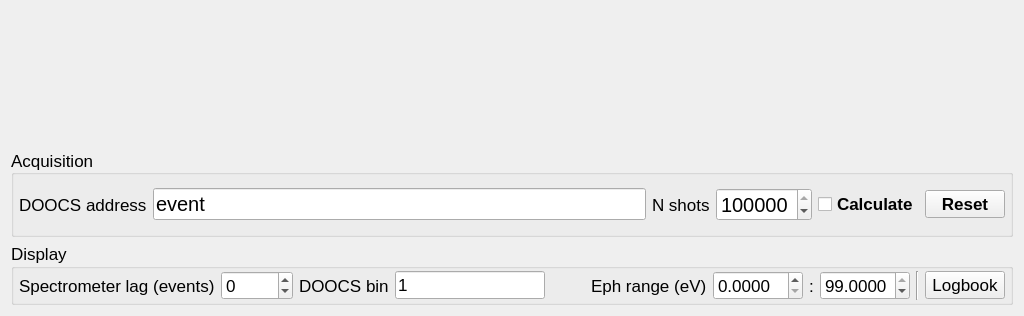
      <widget class="QWidget" name="tab_corr2d">
       <attribute name="title">
        <string>Correlation 2D</string>
       </attribute>
       <layout class="QGridLayout" name="gridLayout_21">
        <item row="0" column="0">
         <layout class="QHBoxLayout" name="horizontalLayout_3" stretch="2,1">
          <property name="leftMargin">
           <number>5</number>
          </property>
          <property name="topMargin">
           <number>5</number>
          </property>
          <property name="rightMargin">
           <number>5</number>
          </property>
          <property name="bottomMargin">
           <number>5</number>
          </property>
          <item>
           <widget class="QWidget" name="widget_corr2d" native="true">
            <property name="sizePolicy">
             <sizepolicy hsizetype="Expanding" vsizetype="Preferred">
              <horstretch>3</horstretch>
              <verstretch>0</verstretch>
             </sizepolicy>
            </property>
            <property name="minimumSize">
             <size>
              <width>50</width>
              <height>50</height>
             </size>
            </property>
            <property name="maximumSize">
             <size>
              <width>10000000</width>
              <height>16777215</height>
             </size>
            </property>
           </widget>
          </item>
          <item>
           <layout class="QVBoxLayout" name="verticalLayout_3" stretch="2,2,1">
            <property name="leftMargin">
             <number>5</number>
            </property>
            <property name="topMargin">
             <number>5</number>
            </property>
            <property name="rightMargin">
             <number>5</number>
            </property>
            <property name="bottomMargin">
             <number>5</number>
            </property>
            <item>
             <widget class="QWidget" name="widget_corr_Isum" native="true">
              <property name="sizePolicy">
               <sizepolicy hsizetype="Preferred" vsizetype="Preferred">
                <horstretch>2</horstretch>
                <verstretch>2</verstretch>
               </sizepolicy>
              </property>
              <property name="minimumSize">
               <size>
                <width>50</width>
                <height>50</height>
               </size>
              </property>
             </widget>
            </item>
            <item>
             <widget class="QWidget" name="widget_corr_Ipeak" native="true">
              <property name="sizePolicy">
               <sizepolicy hsizetype="Preferred" vsizetype="Preferred">
                <horstretch>2</horstretch>
                <verstretch>1</verstretch>
               </sizepolicy>
              </property>
              <property name="minimumSize">
               <size>
                <width>50</width>
                <height>50</height>
               </size>
              </property>
             </widget>
            </item>
            <item>
             <widget class="QWidget" name="widget_corr_event" native="true"/>
            </item>
           </layout>
          </item>
         </layout>
        </item>
        <item row="1" column="0">
         <widget class="QGroupBox" name="corr2d_acq_box">
          <property name="sizePolicy">
           <sizepolicy hsizetype="Expanding" vsizetype="Expanding">
            <horstretch>0</horstretch>
            <verstretch>0</verstretch>
           </sizepolicy>
          </property>
          <property name="minimumSize">
           <size>
            <width>10</width>
            <height>88</height>
           </size>
          </property>
          <property name="maximumSize">
           <size>
            <width>16777215</width>
            <height>90</height>
           </size>
          </property>
          <property name="font">
           <font>
            <pointsize>13</pointsize>
           </font>
          </property>
          <property name="title">
           <string>Acquisition</string>
          </property>
          <property name="alignment">
           <set>Qt::AlignLeading|Qt::AlignLeft|Qt::AlignVCenter</set>
          </property>
          <property name="checkable">
           <bool>false</bool>
          </property>
          <property name="checked">
           <bool>false</bool>
          </property>
          <layout class="QVBoxLayout" name="verticalLayout_2">
           <property name="leftMargin">
            <number>5</number>
           </property>
           <property name="topMargin">
            <number>2</number>
           </property>
           <property name="rightMargin">
            <number>5</number>
           </property>
           <property name="bottomMargin">
            <number>2</number>
           </property>
           <item>
            <layout class="QHBoxLayout" name="horizontalLayout_2">
             <property name="leftMargin">
              <number>0</number>
             </property>
             <property name="topMargin">
              <number>0</number>
             </property>
             <property name="rightMargin">
              <number>0</number>
             </property>
             <property name="bottomMargin">
              <number>0</number>
             </property>
             <item>
              <widget class="QLabel" name="label_6">
               <property name="text">
                <string>DOOCS address</string>
               </property>
              </widget>
             </item>
             <item>
              <widget class="QLineEdit" name="le_doocs_ch_cor2d">
               <property name="font">
                <font>
                 <pointsize>15</pointsize>
                </font>
               </property>
               <property name="text">
                <string>event</string>
               </property>
               <property name="readOnly">
                <bool>false</bool>
               </property>
              </widget>
             </item>
             <item>
              <widget class="QLabel" name="label_27">
               <property name="text">
                <string>N shots</string>
               </property>
              </widget>
             </item>
             <item>
              <widget class="QSpinBox" name="sb_n_shots_max">
               <property name="font">
                <font>
                 <pointsize>15</pointsize>
                </font>
               </property>
               <property name="minimum">
                <number>1</number>
               </property>
               <property name="maximum">
                <number>10000000</number>
               </property>
               <property name="singleStep">
                <number>1000</number>
               </property>
               <property name="value">
                <number>100000</number>
               </property>
              </widget>
             </item>
             <item>
              <widget class="QCheckBox" name="sb_corr_2d_run">
               <property name="minimumSize">
                <size>
                 <width>100</width>
                 <height>0</height>
                </size>
               </property>
               <property name="font">
                <font>
                 <pointsize>13</pointsize>
                 <weight>75</weight>
                 <italic>false</italic>
                 <bold>true</bold>
                 <underline>false</underline>
                </font>
               </property>
               <property name="text">
                <string>Calculate</string>
               </property>
               <property name="shortcut">
                <string>Space</string>
               </property>
              </widget>
             </item>
             <item>
              <widget class="QPushButton" name="sb_corr_2d_reset">
               <property name="font">
                <font>
                 <pointsize>13</pointsize>
                 <weight>75</weight>
                 <bold>true</bold>
                </font>
               </property>
               <property name="text">
                <string>Reset</string>
               </property>
               <property name="shortcut">
                <string>Backspace</string>
               </property>
              </widget>
             </item>
            </layout>
           </item>
          </layout>
         </widget>
        </item>
        <item row="2" column="0">
         <widget class="QGroupBox" name="groupBox_9">
          <property name="minimumSize">
           <size>
            <width>0</width>
            <height>60</height>
           </size>
          </property>
          <property name="maximumSize">
           <size>
            <width>16777215</width>
            <height>80</height>
           </size>
          </property>
          <property name="font">
           <font>
            <pointsize>13</pointsize>
           </font>
          </property>
          <property name="title">
           <string>Display</string>
          </property>
          <layout class="QHBoxLayout" name="horizontalLayout_5">
           <property name="leftMargin">
            <number>5</number>
           </property>
           <property name="topMargin">
            <number>2</number>
           </property>
           <property name="rightMargin">
            <number>5</number>
           </property>
           <property name="bottomMargin">
            <number>2</number>
           </property>
           <item>
            <layout class="QHBoxLayout" name="horizontalLayout_4">
             <item>
              <widget class="QLabel" name="label_28">
               <property name="text">
                <string>Spectrometer lag (events)</string>
               </property>
              </widget>
             </item>
             <item>
              <widget class="QSpinBox" name="sb_corr2d_lag">
               <property name="font">
                <font>
                 <pointsize>13</pointsize>
                </font>
               </property>
               <property name="minimum">
                <number>-1000</number>
               </property>
               <property name="maximum">
                <number>1000</number>
               </property>
              </widget>
             </item>
             <item>
              <widget class="QLabel" name="label_25">
               <property name="text">
                <string>DOOCS bin</string>
               </property>
              </widget>
             </item>
             <item>
              <widget class="QLineEdit" name="sb_corr2d_binning">
               <property name="maximumSize">
                <size>
                 <width>150</width>
                 <height>16777215</height>
                </size>
               </property>
               <property name="font">
                <font>
                 <pointsize>13</pointsize>
                </font>
               </property>
               <property name="text">
                <string>1</string>
               </property>
              </widget>
             </item>
             <item>
              <spacer name="horizontalSpacer">
               <property name="orientation">
                <enum>Qt::Horizontal</enum>
               </property>
               <property name="sizeHint" stdset="0">
                <size>
                 <width>40</width>
                 <height>20</height>
                </size>
               </property>
              </spacer>
             </item>
             <item>
              <widget class="QLabel" name="label_26">
               <property name="font">
                <font>
                 <pointsize>13</pointsize>
                </font>
               </property>
               <property name="text">
                <string>Eph range (eV)</string>
               </property>
              </widget>
             </item>
             <item>
              <widget class="QDoubleSpinBox" name="sb_emin">
               <property name="font">
                <font>
                 <pointsize>13</pointsize>
                </font>
               </property>
               <property name="locale">
                <locale language="English" country="UnitedStates"/>
               </property>
               <property name="keyboardTracking">
                <bool>true</bool>
               </property>
               <property name="showGroupSeparator" stdset="0">
                <bool>false</bool>
               </property>
               <property name="decimals">
                <number>4</number>
               </property>
               <property name="maximum">
                <double>99.989999999999995</double>
               </property>
               <property name="singleStep">
                <double>0.000100000000000</double>
               </property>
              </widget>
             </item>
             <item>
              <widget class="QLabel" name="label_29">
               <property name="text">
                <string>:</string>
               </property>
              </widget>
             </item>
             <item>
              <widget class="QDoubleSpinBox" name="sb_emax">
               <property name="font">
                <font>
                 <pointsize>13</pointsize>
                </font>
               </property>
               <property name="locale">
                <locale language="English" country="UnitedStates"/>
               </property>
               <property name="decimals">
                <number>4</number>
               </property>
               <property name="maximum">
                <double>99.000000000000000</double>
               </property>
               <property name="singleStep">
                <double>0.000100000000000</double>
               </property>
               <property name="value">
                <double>99.000000000000000</double>
               </property>
              </widget>
             </item>
            </layout>
           </item>
           <item>
            <widget class="Line" name="line">
             <property name="orientation">
              <enum>Qt::Vertical</enum>
             </property>
            </widget>
           </item>
           <item>
            <widget class="QPushButton" name="pb_logbook_cor2d">
             <property name="text">
              <string>Logbook</string>
             </property>
            </widget>
           </item>
          </layout>
         </widget>
        </item>
       </layout>
      </widget>
